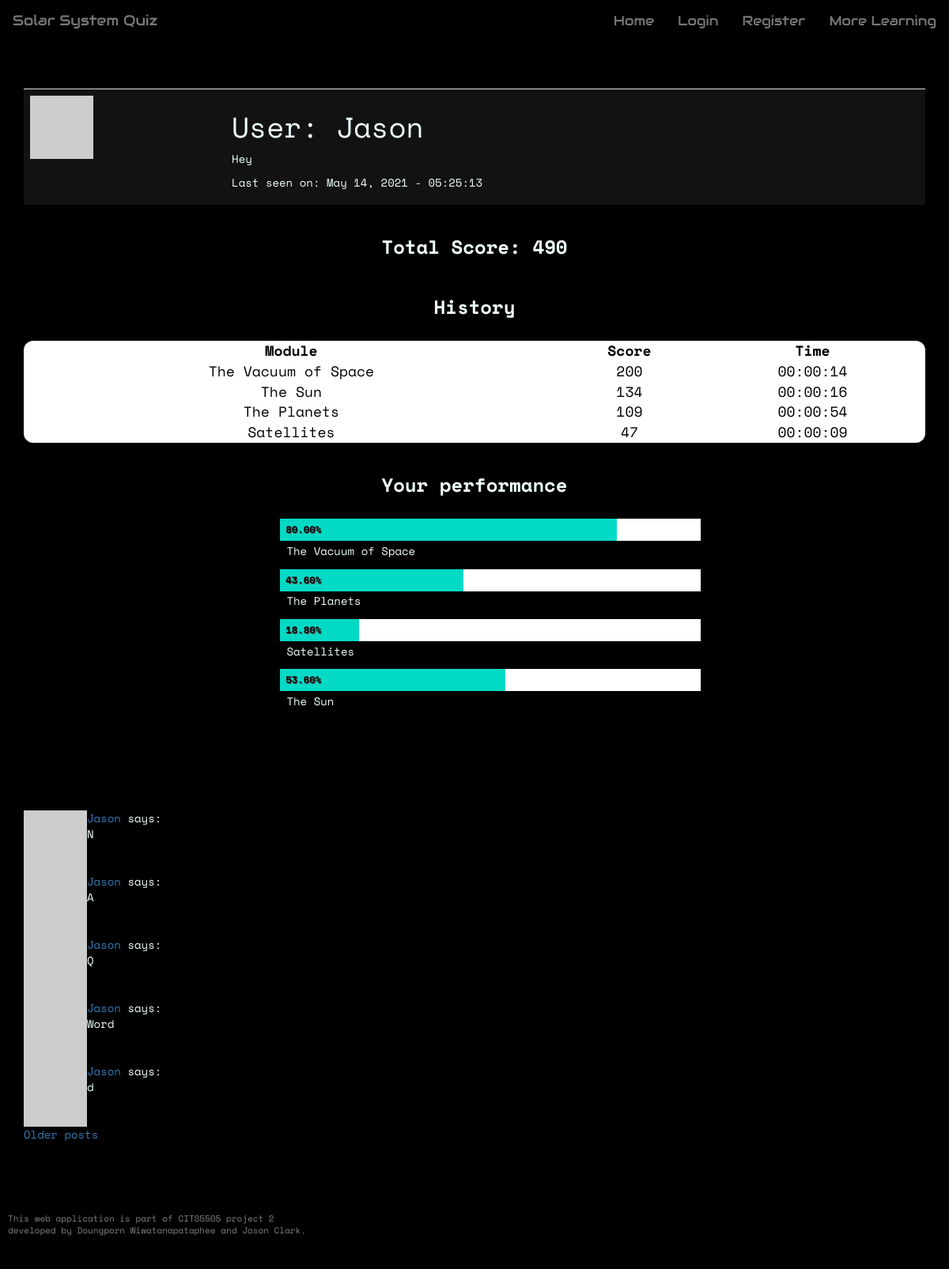
Before: /user/Jason with the older database file.
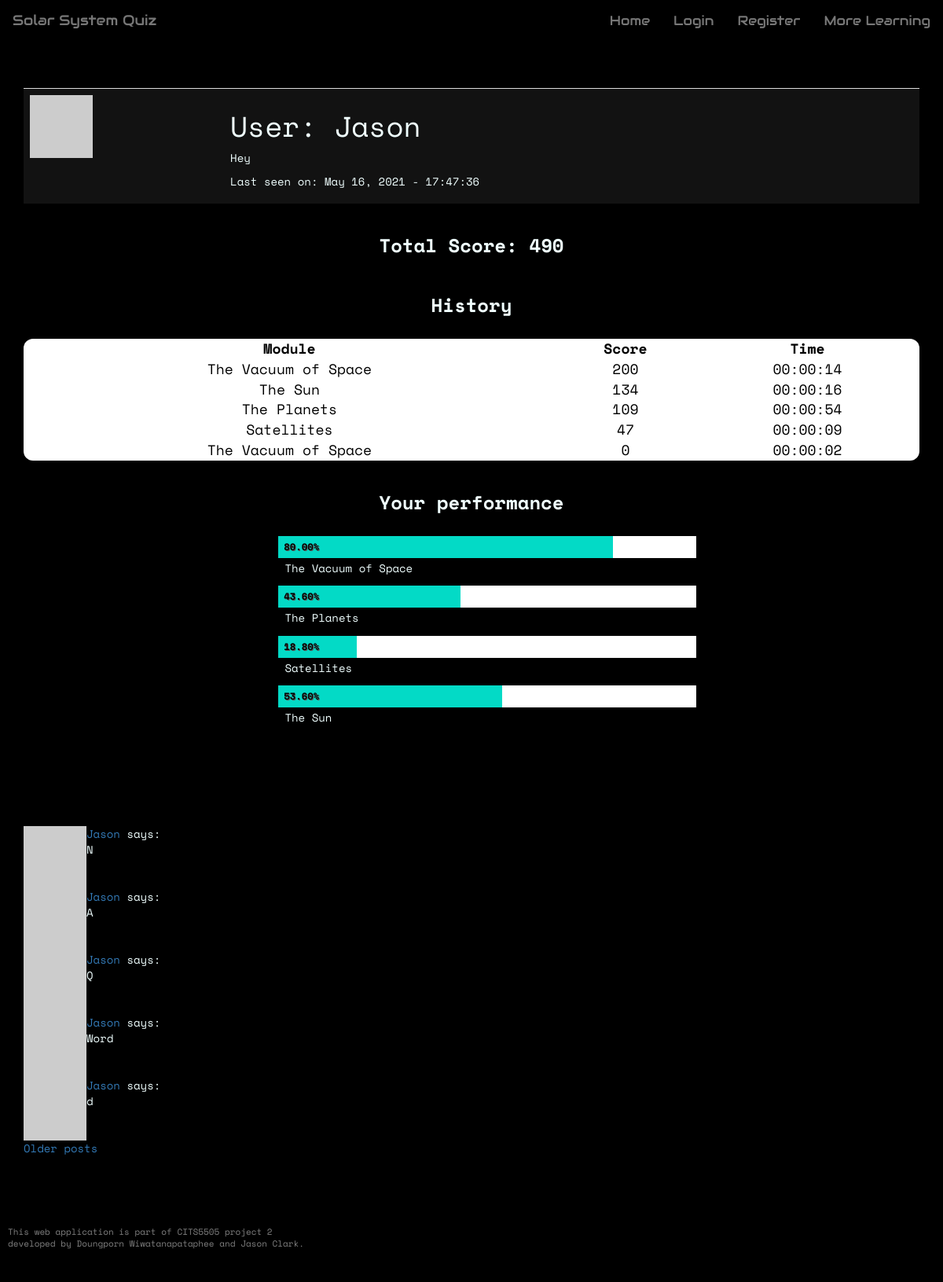
After: the same page with the newer database file.
### app/models.py (models this page shows, shortened)
class User(UserMixin, db.Model):
    __tablename__ = 'user_table'
    id = db.Column(db.Integer, primary_key=True)
    username = db.Column(db.String(64), index=True, unique=True)
    user_type = db.Column(db.String(64))
    email = db.Column(db.String(120), index=True, unique=True)
    password_hash = db.Column(db.String(128))
    posts = db.relationship('Post', backref='author', lazy='dynamic')
    about_me = db.Column(db.String(140))
    last_seen = db.Column(db.DateTime, default=datetime.utcnow)
    score_child = db.relationship("Score", backref = 'user_parent')
    quiz_unlocked = db.Column(db.Integer, default=0)
    def avatar(self, size):
      digest = md5(self.email.lower().encode('utf-8')).hexdigest()
      return 'https://www.gravatar.com/avatar/{}?d=identicon&s={}'.format(digest, size)

class Score(db.Model):
    __tablename__ = 'score'
    id = db.Column(db.Integer, primary_key = True)
    user_id = db.Column(db.Integer, db.ForeignKey('user_table.id'))
    questionset_id = db.Column(db.Integer, db.ForeignKey('questionset.id'))
    score = db.Column(db.Integer)
    time_taken = db.Column(db.Time)

class QuestionSet(db.Model):
    __tablename__ = 'questionset'
    id = db.Column(db.Integer, primary_key = True)
    name = db.Column(db.String(64))
    module = db.Column(db.String(64))
    number_of_questions = db.Column(db.Integer)
    child = db.relationship("CurrentQuestion")
    score_child = db.relationship('Score', backref= 'questionset_parent')

class Post(db.Model):
    id = db.Column(db.Integer, primary_key=True)
    user_id = db.Column(db.Integer, db.ForeignKey('user_table.id')) #user.id
    body = db.Column(db.String(140))
    timestamp = db.Column(db.DateTime, index=True, default=datetime.utcnow)
    page = db.Column(db.String)
    upvotes = db.Column(db.Integer, default=0)
    downvotes = db.Column(db.Integer, default=0)

### app/routes.py (the view)
@app.route('/user/<username>', methods = ['GET','POST'])
def user_profile(username):
    user = User.query.filter_by(username=username).first_or_404()
    page = request.args.get('page', 1, type=int)
    posts = user.posts.paginate(
      page, 5, False)
    next_url = url_for('user_profile', username=username, page=posts.next_num) \
      if posts.has_next else None
    prev_url = url_for('user_profile', username=username, page=posts.prev_num) \
      if posts.has_prev else None
    score_dict = [] # initialise module score dictionary
    total = 0       # initialise total score as zero
    vacuum_top = Score.query.filter_by(user_id=user.id, questionset_id=2).order_by(Score.score.desc())[0]
    planet_top = Score.query.filter_by(user_id=user.id, questionset_id=3).order_by(Score.score.desc())[0]
    satellite_top = Score.query.filter_by(user_id=user.id, questionset_id=4).order_by(Score.score.desc())[0]
    sun_top = Score.query.filter_by(user_id=user.id, questionset_id=5).order_by(Score.score.desc())[0]
    user_scores = Score.query.filter_by(user_id=user.id).all()
    for score in user_scores:
        score_dict.append({'module': score.questionset_id}) # append scores for each learning module
        total += score.score    # add total score
        scoreSorted = Score.query.filter_by(user_id=user.id).order_by(Score.score.desc()).all()
    return render_template('user_profile.html', user=user, score=total, posts=posts.items,
    scoreSorted = scoreSorted, next_url=next_url, prev_url=prev_url, vacuum_top=vacuum_top, planet_top=planet_top,
    satellite_top=satellite_top, sun_top=sun_top)

### app/routes.py (called while the page is built)
@app.before_request
def before_request():
    from_zone = tz.tzutc()
    to_zone = tz.tzlocal()
    utc = datetime.utcnow()
    utc = utc.replace(tzinfo=from_zone)
    central = utc.astimezone(to_zone)   # convert to local timezone
    if current_user.is_authenticated:
        current_user.last_seen = central
        db.session.commit()

### app/templates/user_profile.html (shortened to what this page needs)
{% extends 'base.html' %}
{% block body %}
<div class="container">
<table class="table user-table">
    <tr valign="top">
        <td><img src="{{ user.avatar(128) }}"></td>
        <td>
            <h1>User: {{ user.username }}</h1>
            {% if user.about_me %}<p>{{ user.about_me }}</p>{% endif %}
            {% if user.last_seen %}<p>Last seen on: {{ user.last_seen.strftime('%B %d, %Y - %H:%M:%S') }}</p>{% endif %}
        </td>
    </tr>
</table>
</div>
<div class="container">
    <h2 class="history-bar">Total Score: {{ score }}</h2>
    <h2 class="history-bar">History</h2>
    <table class="result-table">
        <thead>
            <tr>
                <th>Module</th>
                <th>Score</th>
                <th>Time</th>
            </tr>
        </thead>
        <tbody>
        {% for score in scoreSorted %}
        {%  if loop.index <= 10  %}
            <tr>
                <td>{{ score.questionset_parent.name }}</td>
                <td>{{ score.score }}</td>
                <td>{{ score.time_taken }}</td>
            </tr>
        {% endif %}
        {% endfor %}
        </tbody>
    </table>
    <br>
</div>
<div class="container chart-container">
    <h2 class="history-bar">Your performance</h2>
    <ul class="horizontal-bar-chart">
      <li>
        <span class="index" style="width: calc( {{ vacuum_top.score }}/250 * 100%)">{{'%0.2f'| format(vacuum_top.score / 250 * 100 | float) }}%</span>
      </li>
        <p>{{ vacuum_top.questionset_parent.name }}</p>
      <li>
        <span class="index" style="width: calc( {{ planet_top.score }}/250 * 100%)">{{'%0.2f'| format(planet_top.score / 250 * 100 | float)}}%</span>
      </li>
      <p>{{ planet_top.questionset_parent.name }}</p>
      <li>
        <span class="index" style="width: calc( {{ satellite_top.score }}/250 * 100%)">{{'%0.2f'| format(satellite_top.score / 250 * 100 | float) }}%</span>
      </li>
      <p>{{ satellite_top.questionset_parent.name }}</p>
      <li>
        <span class="index" style="width: calc( {{ sun_top.score }}/250 * 100%)">{{'%0.2f'| format(sun_top.score /250 * 100 | float) }}%</span>
      </li>
      <p>{{ sun_top.questionset_parent.name }}</p>
    </ul>
</div>
<hr class="divider" />
<div class="container">
  {% for post in posts %}
  {% include '_post.html'%}
  {% endfor %}
  {% if next_url %}
  <a href="{{ next_url }}">Older posts</a>
  {% endif %}
</div>
{% endblock %}

### app/templates/base.html (shortened to what this page needs)
<!DOCTYPE html>
<html lang="en">
<head>
    <link rel="stylesheet" href="https://maxcdn.bootstrapcdn.com/bootstrap/3.4.1/css/bootstrap.min.css">
    <link rel="stylesheet" type="text/css" href="{{ url_for('static', filename='css/theme.css') }}">
    <link rel="stylesheet" href="https://cdnjs.cloudflare.com/ajax/libs/font-awesome/4.7.0/css/font-awesome.min.css">
</head>
<body>
    {% block navbar %}
    <nav class="navbar navbar-default">
            <div class="navbar-header">
                <a class="navbar-brand" href="{{ url_for('home') }}">Solar System Quiz</a>
            </div>
            <div class="collapse navbar-collapse" id="bs-example-navbar-collapse-1">
                <ul class="nav navbar-nav navbar-right">
                    {% if current_user.is_authenticated %}
                    <li><a href="{{ url_for('home') }}">Home</a></li>
                    <li><a href="{{ url_for('user_profile', username=current_user.username) }}">{{ current_user.username }} Profile</a></li>
                    <li><a href="{{ url_for('more_learning') }}">More Learning</a></li>
                    <li><a href="{{ url_for('logout') }}">Sign Out</a></li>
                    {% else %}
                    <li><a href="{{ url_for('home') }}">Home</a></li>
                    <li><a href="{{ url_for('login') }}">Login</a></li>
                    <li><a href="{{ url_for('register') }}">Register</a></li>
                    <li><a href="{{ url_for('more_learning') }}">More Learning</a></li>
                    {% endif %}
                </ul>
            </div>
    </nav>
    {% endblock %}
    <div class="points-container">
    </div>
    {% block body %}{% endblock %}
    <footer>
        <p>This web application is part of CITS5505 project 2 <br>
           developed by Doungporn Wiwatanapataphee and Jason Clark.</p>
    </footer>
</body>
</html>

### app/templates/_post.html (shortened to what this page needs)
<table>
  <tr valign="top">
    <td><img src="{{ post.author.avatar(36) }}"></td>
    <td>
      <a href="{{ url_for('user_profile', username=post.author.username) }}">
        {{ post.author.username }}
      </a>
      says:<br>{{ post.body }}
    </td>
  </tr>
</table>

### app/static/css/theme.css (style rules this page uses)
* { box-sizing: border-box; }
body { font-family: 'Space Mono', monospace; background-color: black; color: azure; padding-bottom: 60px; margin-bottom: 100px; }
html { scroll-behavior: smooth; }
.navbar { font-family: 'Audiowide', cursive; background-color: black; border-color: black; top: 0; }
.nav a { font-size: 1.2em !important; }
.points-container { padding: 20px; display: flex; margin: 0 auto; text-align: center; }
.result-table { width: 100%; font-size: 18px; padding: 20px; border-collapse: collapse; border-spacing: 10px; text-align: center; background-color: #ffffff; color: black; border-radius: 12px; }
.result-table th { text-align: center; }
.user-table { background-color: #121212; }
.history-bar { padding: 20px; text-align: center; font-weight: bold; font-size: 24px; margin-top: 0; }
.chart-container { margin: 0 auto; max-width: 600px; min-width: 320px; padding: 0 1em; }
.horizontal-bar-chart { float: left; width: 100%; }
.horizontal-bar-chart li { position: relative; display: block; height: 2em; margin-bottom: .2em; background: #ffffff; }
.horizontal-bar-chart p { position: relative; display: block; _zoom: 1; margin: 0 0 .9em 0; text-indent: .6em; }
.horizontal-bar-chart .index { display: block; position: absolute; top: 0; left: 0; height: 100%; text-indent: .6em; font-size: 0.875em; font-weight: bold; color: black; background: #03dac6; line-height: 2.2em; text-shadow: 1px 1px 0px #595959; }
hr.divider { border: 0; height: 5px; margin-top: 50px; margin-bottom: 50px; margin-left: 2rem; width: 100%; }
footer { position: fixed; font-size: 11px; background: black; color:grey; padding: 3rem 1rem; bottom: 0; left: 0; width: 100%; }

Changed rows visible on the page:
changed User "Jason": last_seen "May 14, 2021 - 05:25:13" → "May 16, 2021 - 17:47:36"
added Score: questionset_parent.name "The Vacuum of Space", score "0", time_taken "00:00:02"
